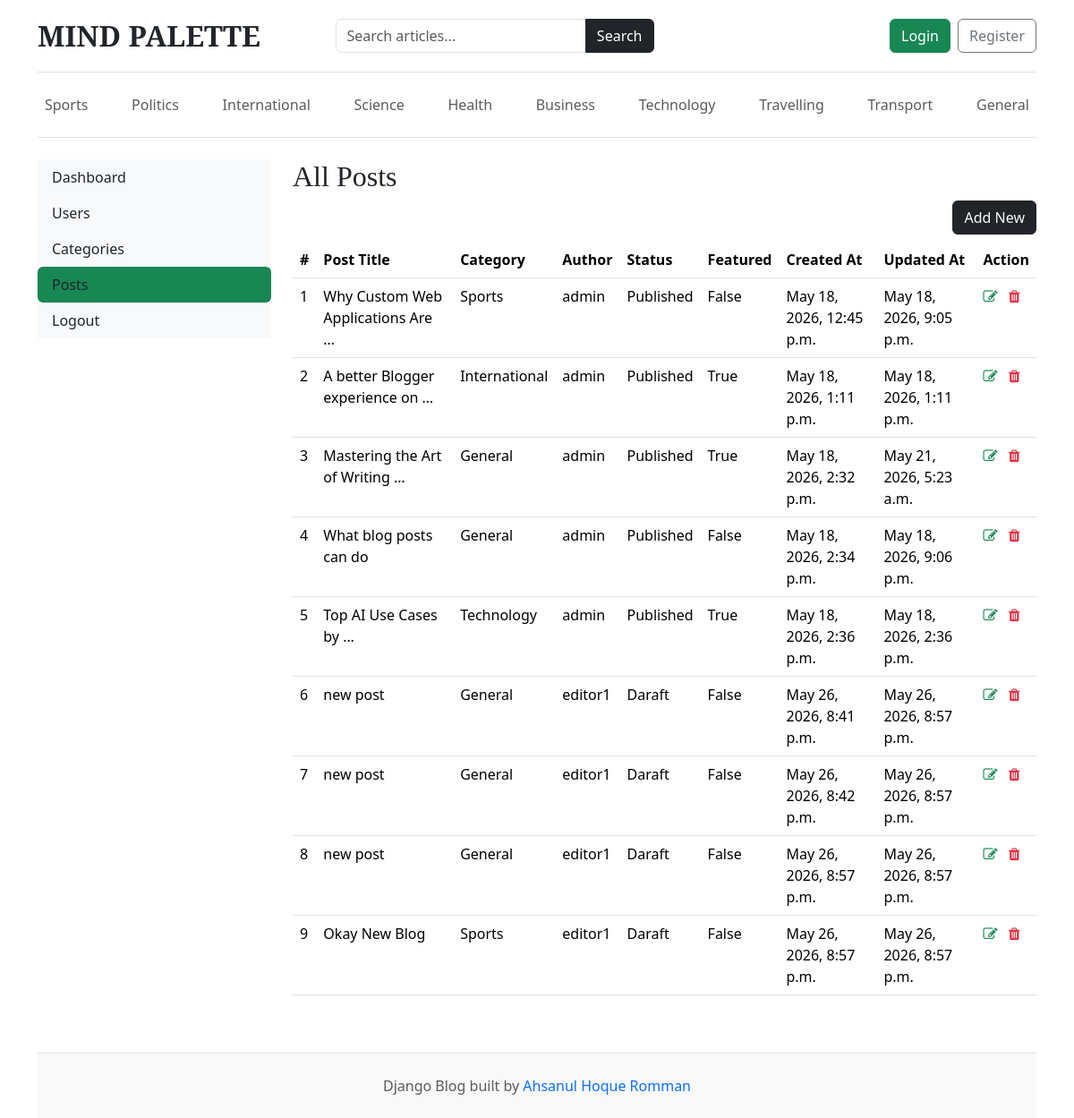
Before: /dashboard/posts/ with the older database file.
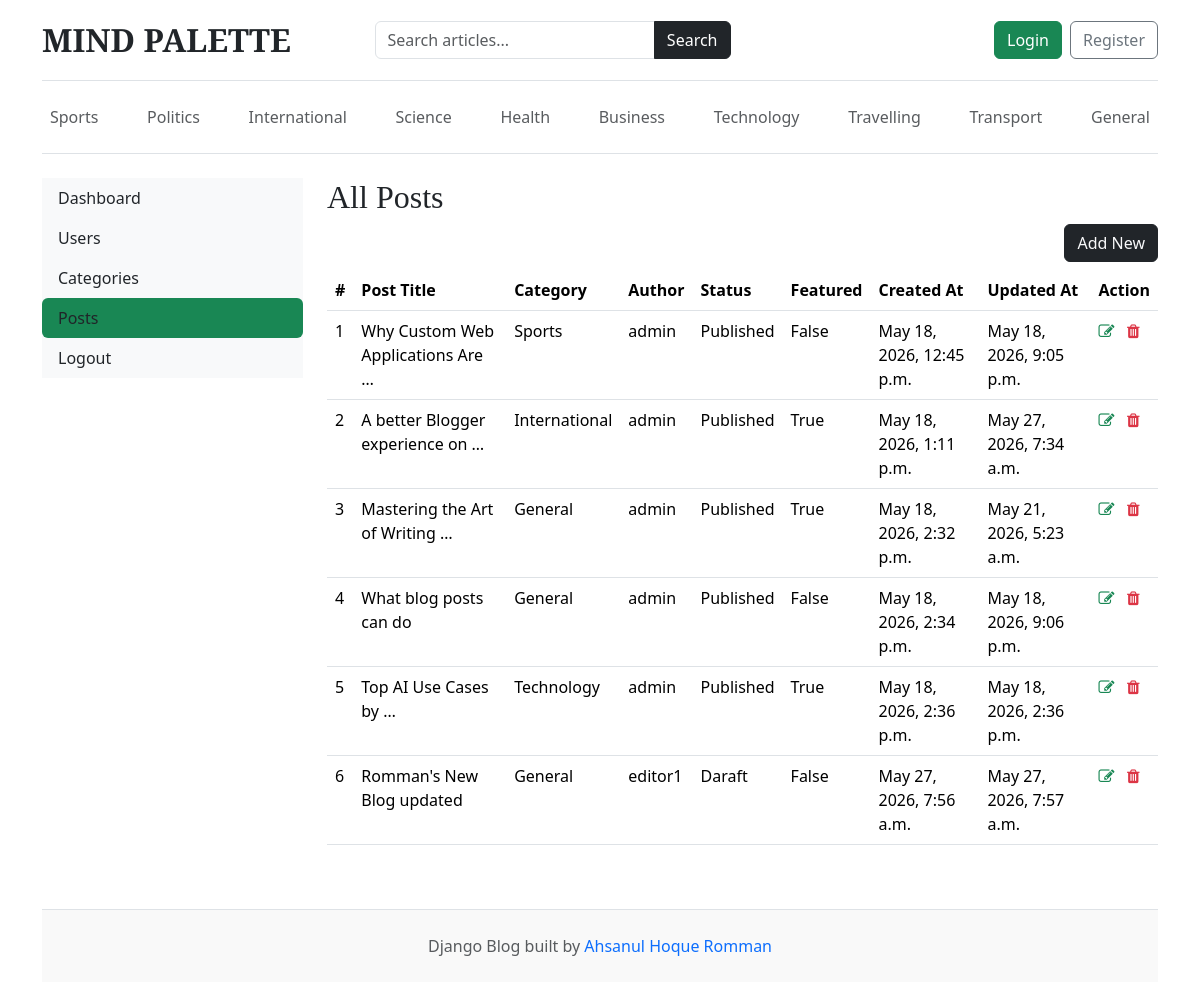
After: the same page with the newer database file.
### blogs/models.py (models this page shows)
class Category(models.Model):
    category_name = models.CharField(max_length=80, unique=True)
    created_at = models.DateTimeField(auto_now_add=True)
    updated_at = models.DateTimeField(auto_now=True)
    class Meta:
        verbose_name_plural = 'Categories'
    def __str__(self):
        return self.category_name

class Blog(models.Model):
    title = models.CharField(max_length=100)
    slug = models.SlugField(max_length=150, unique=True, blank=True)
    category = models.ForeignKey(Category, on_delete=models.CASCADE)
    author = models.ForeignKey(User, on_delete=models.CASCADE)
    featured_image = models.ImageField(upload_to='blogs/%Y/%m/%d/')
    short_description = models.TextField(max_length=300)
    blog_body = models.TextField()
    status = models.CharField(max_length=20, choices=STATUS_CHOICE , default="Draft")
    is_featured = models.BooleanField(default=False)
    created_at = models.DateTimeField(auto_now_add=True)
    updated_at = models.DateTimeField(auto_now=True)
    def __str__(self):
        return self.title

### dashboards/views.py (the view)
# urls.py: path('posts/', views.posts, name= 'posts'),
def posts(request):
    posts = Blog.objects.all()
    context = {
        'posts' : posts,
    }
    return render(request, 'dashboard/posts.html', context)

### blogs/context_processors.py (called while the page is built)
def get_categories(request):
    categories = Category.objects.all()
    return dict (categories=categories)

def get_SocialLinks(request):
    social_links = SocialLinks.objects.all()
    return dict(social_links = social_links)

### templates/dashboard/posts.html (shortened to what this page needs)
{% extends 'base.html' %}
{% block content %}
<div class="row">
    {% include 'dashboard/sidebar.html' %}
    <div class="col-md-9">
        <h2>All Posts</h2>
        <a href="{% url "add_post" %}" class="btn btn-dark text-light float-end mb-2">Add New</a>
        <table class="table table-hover">
            <thead>
              <tr>
                <th>#</th>
                <th>Post Title</th>
                <th>Category</th>
                <th>Author</th>
                <th>Status</th>
                <th>Featured</th>
                <th>Created At</th>
                <th>Updated At</th>
                <th>Action</th>
              </tr>
            </thead>
            <tbody>
            {% for post in posts %}
              <tr>
                <td>{{ forloop.counter }}</td>
                <td>{{ post | truncatewords:5 }}</td>
                <td>{{ post.category}}</td>
                <td>{{ post.author}}</td>
                <td>{{ post.status}}</td>
                <td>{{ post.is_featured}}</td>
                <td>{{ post.created_at }}</td>
                <td>{{ post.updated_at }}</td>
                <td>
                    <a href="{% url "edit_post" post.id %}"><i class="fa fa-edit text-success"></i></a>
                    <a href=""><i class="fa fa-trash text-danger"></i></a>
                </td>
              </tr>
            {% endfor %}
            </tbody>
          </table>
    </div>
</div>
{% endblock %}

### templates/base.html (shortened to what this page needs)
{% load static %}
<!DOCTYPE html>
<html lang="en">
<head>
    <link href="https://cdn.jsdelivr.net/npm/bootstrap@5.3.7/dist/css/bootstrap.min.css"
          rel="stylesheet">
    <link href="{% static 'css/blog.css' %}"
          rel="stylesheet">
    <link rel="stylesheet" href="https://cdnjs.cloudflare.com/ajax/libs/font-awesome/4.7.0/css/font-awesome.min.css">
</head>
<body>
    <div class="container">
        <header class="blog-header py-3 border-bottom">
            <div class="row flex-nowrap justify-content-between align-items-center">
                <div class="col-lg-3 col-md-3 col-12 mb-3 mb-md-0">
                    <a class="blog-header-logo text-dark text-decoration-none fs-2 fw-bold"
                       href="/">
                        MIND PALETTE
                    </a>
                </div>
                <div class="col-lg-4 col-md-5 col-12 mb-3 mb-md-0">
                    <form action="{% url 'search' %}"
                          method="GET">
                        <div class="input-group">
                            <input type="text"
                                   name="keyword"
                                   class="form-control"
                                   placeholder="Search articles..."
                                   required>
                            <button class="btn btn-dark"
                                    type="submit">
                                Search
                            </button>
                        </div>
                    </form>
                </div>
                <div class="col-lg-4 col-md-4 col-12 d-flex justify-content-md-end justify-content-start">
                    {% if not user.is_authenticated %}
                    <a class="btn btn-success me-2"
                       href="{% url 'login' %}">
                        Login
                    </a>
                    <a class="btn btn-outline-secondary"
                       href="{% url 'register' %}">
                        Register
                    </a>
                    {% else %}
                    <span><a class="btn btn-primary" href="{% url "dashboard" %}">Dashboard</a></span>
                    &emsp;
                    <span><a class="btn btn-danger" href="{% url "logout" %}">Logout</a></span>
                    {% endif %}
                </div>
            </div>
        </header>
        <div class="nav-scroller py-3 mb-4 border-bottom">
            <nav class="nav d-flex justify-content-between flex-wrap">
                {% for category in categories %}
                <a class="p-2 text-muted text-decoration-none"
                   href="{% url 'posts_by_category' category.id %}">
                    {{ category.category_name }}
                </a>
                {% endfor %}
            </nav>
        </div>
        {% block content %}
        {% endblock %}
        <footer class="blog-footer border-top mt-5 py-4 text-center text-muted">
            <p class="mb-0">
                Django Blog built by
                <a href="#"
                   class="text-decoration-none">
                    Ahsanul Hoque Romman
                </a>
            </p>
        </footer>
    </div>
</body>
</html>

### templates/dashboard/sidebar.html
<div class="col-md-3">
    <div class="nav flex-column nav-pills bg-light" aria-orientation="vertical">
        <a href="{% url 'dashboard' %}" class="nav-link text-dark {% if '/dashboard/' == request.path %} bg-success {% endif %}">Dashboard</a>
        <a href="" class="nav-link text-dark ">Users</a>
        <a href="{% url 'categories' %}" class="nav-link text-dark {% if '/categories/' in request.path %} bg-success {% endif %} ">Categories</a>
        <a href="{% url "posts" %}" class="nav-link text-dark {% if '/posts/' in request.path %} bg-success {% endif %} ">Posts</a>
        <a href="" class="nav-link text-dark">Logout</a>
    </div>
</div>

### static/css/blog.css (style rules this page uses)
.blog-header { border-bottom: 1px solid #e5e5e5; }
.blog-header-logo { font-family: "Playfair Display", Georgia, "Times New Roman", serif; font-size: 2.25rem; }
h1, h2, h3, h4, h5, h6 { font-family: "Playfair Display", Georgia, "Times New Roman", serif; }
.blog-footer { padding: 2.5rem 0; color: #727272; text-align: center; background-color: #f9f9f9; border-top: .05rem solid #e5e5e5; }
.blog-footer p:last-child { margin-bottom: 0; }

Changed rows visible on the page:
removed Blog: title "new post", category "General", author "editor1", status "Daraft", is_featured "False", created_at "May 26, 2026, 8:41 p.m.", updated_at "May 26, 2026, 8:57 p.m."
removed Blog: title "new post", category "General", author "editor1", status "Daraft", is_featured "False", created_at "May 26, 2026, 8:42 p.m.", updated_at "May 26, 2026, 8:57 p.m."
removed Blog: title "new post", category "General", author "editor1", status "Daraft", is_featured "False", created_at "May 26, 2026, 8:57 p.m.", updated_at "May 26, 2026, 8:57 p.m."
removed Blog: title "Okay New Blog", category "Sports", author "editor1", status "Daraft", is_featured "False", created_at "May 26, 2026, 8:57 p.m.", updated_at "May 26, 2026, 8:57 p.m."
changed Blog "A better Blogger experience on …": updated_at "May 18, 2026, 1:11 p.m." → "May 27, 2026, 7:34 a.m."
added Blog: title "Romman's New Blog updated", category "General", author "editor1", status "Daraft", is_featured "False", created_at "May 27, 2026, 7:56 a.m.", updated_at "May 27, 2026, 7:57 a.m."
